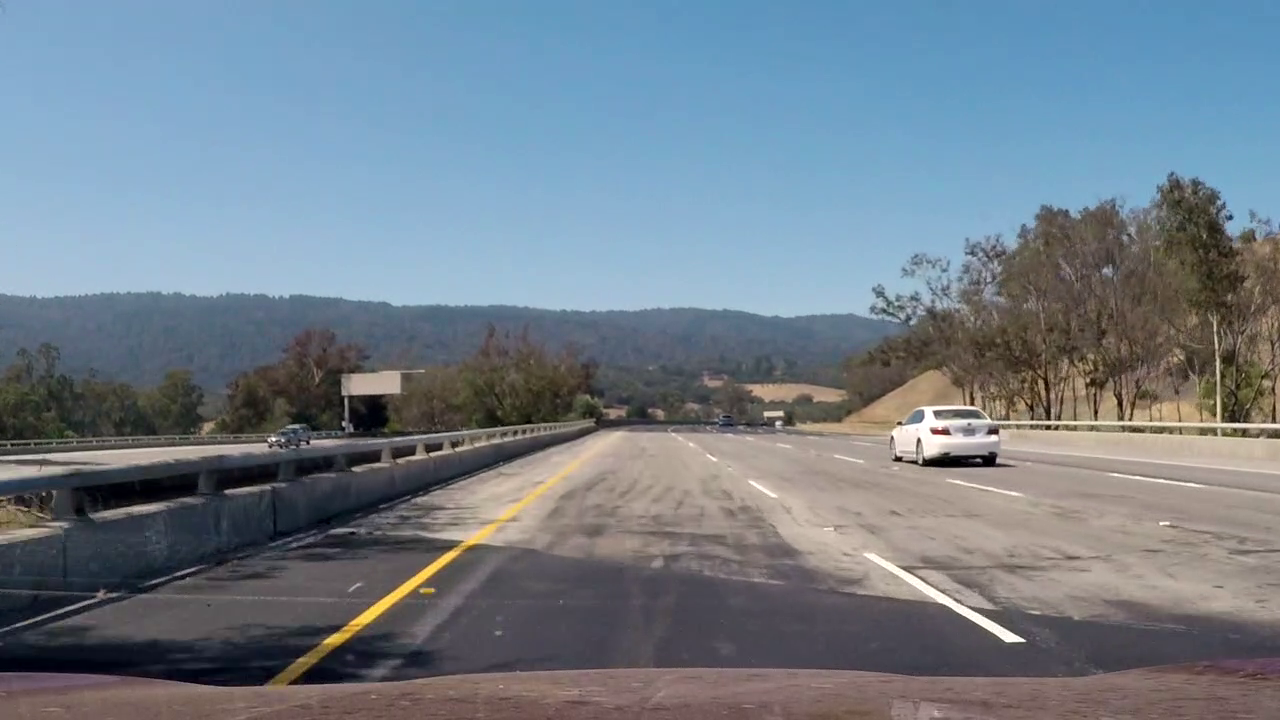
#> input picture test_images/video-flicker-0.jpg, 1280 x 720 px; its folder holds 2 pictures in this run
$ jupyter execute --allow-errors Avanced-Lane-Finding.ipynb   (shell and % lines are left out)   (older library calls are emulated)
#> lines starting #> are read from the running program, lines starting #| are printed output that depends on the picture
# Advanced Lane Finding Project:

## Import Dependencies

[cell 1]
import cv2
import glob
import numpy as np
import matplotlib.pyplot as plt
from moviepy.editor import *

## Load Images and Find Corners

[cell 2]
def load_calibration_images():
    paths = glob.glob('camera_cal/*.jpg')
    return np.array([cv2.imread(path) for path in paths])

objp = np.zeros((6*9,3), np.float32)
objp[:,:2] = np.mgrid[0:9, 0:6].T.reshape(-1,2)

def to_gray(image):
    return cv2.cvtColor(image, cv2.COLOR_BGR2GRAY)

# [13 lines left out: functions find_corners, draw, not called in this run]


images = load_calibration_images()
image_num = 19

#> (the rest of this cell did not finish here and is left out)

# Get Points and Define Calibrate

[cell 3]
def get_points(images):
    obj_points = []
    img_points = []

    for i, image in enumerate(images):
        corners = find_corners(image, i)
        if corners is not None:
            obj_points.append(objp)
            img_points.append(corners)
    return obj_points, img_points


def undistort_image(image, objpoints, imgpoints):
    ret, mtx, dist, rvecs, tvecs = cv2.calibrateCamera(objpoints, imgpoints, to_gray(image).shape[::-1], None, None)
    return cv2.undistort(image, mtx, dist, None, mtx)


obj_points, img_points = get_points(images)

# Calibrate and Visualize

#> (a cell that did not finish here is left out)

# Load Test Images

[cell 5]
def load_road_images():
    road_images = []
    paths = glob.glob('test_images/*.jpg')
    for path in paths:
        road_images.append(cv2.cvtColor(cv2.imread(path), cv2.COLOR_BGR2RGB))

    return road_images

road_images = load_road_images()
#> road_images = 2 items
road_image_num = 1
road_image = road_images[road_image_num]
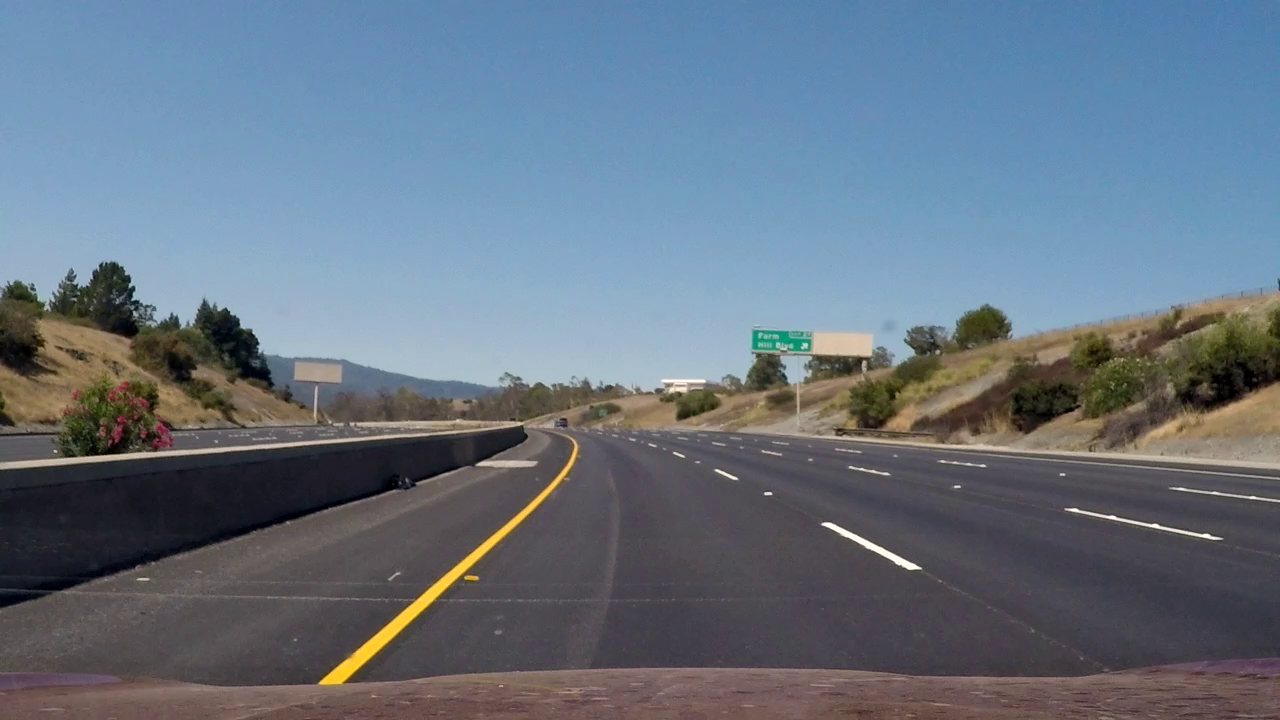
#> road_image: shape (720, 1280, 3); mean R, G, B 102.2, 115.4, 129.4
plt.imshow(road_image)
